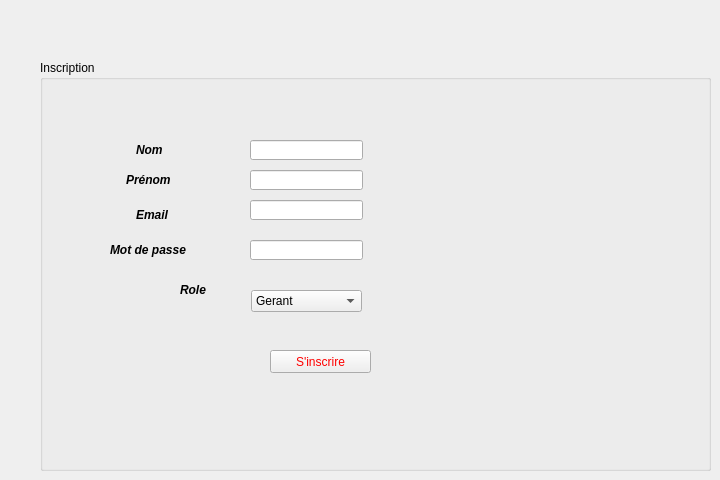
    <widget class="QWidget" name="page_2">
     <widget class="QGroupBox" name="groupBox_2">
      <property name="geometry">
       <rect>
        <x>40</x>
        <y>60</y>
        <width>671</width>
        <height>411</height>
       </rect>
      </property>
      <property name="styleSheet">
       <string notr="true"/>
      </property>
      <property name="title">
       <string>Inscription</string>
      </property>
      <widget class="QLabel" name="label_4">
       <property name="geometry">
        <rect>
         <x>96</x>
         <y>80</y>
         <width>101</width>
         <height>20</height>
        </rect>
       </property>
       <property name="styleSheet">
        <string notr="true"/>
       </property>
       <property name="text">
        <string>&lt;html&gt;&lt;head/&gt;&lt;body&gt;&lt;p&gt;&lt;span style=&quot; font-size:9pt; font-weight:600; font-style:italic;&quot;&gt;Nom&lt;/span&gt;&lt;/p&gt;&lt;/body&gt;&lt;/html&gt;</string>
       </property>
      </widget>
      <widget class="QLabel" name="label_5">
       <property name="geometry">
        <rect>
         <x>86</x>
         <y>110</y>
         <width>101</width>
         <height>20</height>
        </rect>
       </property>
       <property name="text">
        <string>&lt;html&gt;&lt;head/&gt;&lt;body&gt;&lt;p&gt;&lt;span style=&quot; font-size:9pt; font-weight:600; font-style:italic;&quot;&gt;Prénom&lt;/span&gt;&lt;/p&gt;&lt;/body&gt;&lt;/html&gt;</string>
       </property>
      </widget>
      <widget class="QLabel" name="label_6">
       <property name="geometry">
        <rect>
         <x>96</x>
         <y>140</y>
         <width>101</width>
         <height>31</height>
        </rect>
       </property>
       <property name="text">
        <string>&lt;html&gt;&lt;head/&gt;&lt;body&gt;&lt;p&gt;&lt;span style=&quot; font-size:9pt; font-weight:600; font-style:italic;&quot;&gt;Email&lt;/span&gt;&lt;/p&gt;&lt;/body&gt;&lt;/html&gt;</string>
       </property>
      </widget>
      <widget class="QLabel" name="label_7">
       <property name="geometry">
        <rect>
         <x>70</x>
         <y>180</y>
         <width>111</width>
         <height>20</height>
        </rect>
       </property>
       <property name="text">
        <string>&lt;html&gt;&lt;head/&gt;&lt;body&gt;&lt;p&gt;&lt;span style=&quot; font-size:9pt; font-weight:600; font-style:italic;&quot;&gt;Mot de passe&lt;/span&gt;&lt;/p&gt;&lt;/body&gt;&lt;/html&gt;</string>
       </property>
      </widget>
      <widget class="QLabel" name="label_18">
       <property name="geometry">
        <rect>
         <x>140</x>
         <y>220</y>
         <width>41</width>
         <height>21</height>
        </rect>
       </property>
       <property name="minimumSize">
        <size>
         <width>41</width>
         <height>0</height>
        </size>
       </property>
       <property name="maximumSize">
        <size>
         <width>41</width>
         <height>16777215</height>
        </size>
       </property>
       <property name="text">
        <string>&lt;html&gt;&lt;head/&gt;&lt;body&gt;&lt;p&gt;&lt;span style=&quot; font-size:9pt; font-weight:600; font-style:italic;&quot;&gt;Role&lt;/span&gt;&lt;/p&gt;&lt;/body&gt;&lt;/html&gt;</string>
       </property>
      </widget>
      <widget class="QLineEdit" name="inscription_nom">
       <property name="geometry">
        <rect>
         <x>210</x>
         <y>80</y>
         <width>113</width>
         <height>20</height>
        </rect>
       </property>
       <property name="text">
        <string/>
       </property>
      </widget>
      <widget class="QLineEdit" name="inscription_prenom">
       <property name="geometry">
        <rect>
         <x>210</x>
         <y>110</y>
         <width>113</width>
         <height>20</height>
        </rect>
       </property>
       <property name="text">
        <string/>
       </property>
      </widget>
      <widget class="QLineEdit" name="inscription_email">
       <property name="geometry">
        <rect>
         <x>210</x>
         <y>140</y>
         <width>113</width>
         <height>20</height>
        </rect>
       </property>
      </widget>
      <widget class="QLineEdit" name="inscription_mdp">
       <property name="geometry">
        <rect>
         <x>210</x>
         <y>180</y>
         <width>113</width>
         <height>20</height>
        </rect>
       </property>
      </widget>
      <widget class="QPushButton" name="inscription_inscrit">
       <property name="geometry">
        <rect>
         <x>230</x>
         <y>290</y>
         <width>101</width>
         <height>23</height>
        </rect>
       </property>
       <property name="styleSheet">
        <string notr="true">QPushButton { color: red }
QLineEdit { color: red }
QComboBox { color: red }</string>
       </property>
       <property name="text">
        <string>S'inscrire</string>
       </property>
      </widget>
      <widget class="QComboBox" name="comboBox">
       <property name="geometry">
        <rect>
         <x>211</x>
         <y>230</y>
         <width>111</width>
         <height>22</height>
        </rect>
       </property>
       <item>
        <property name="text">
         <string>Gerant</string>
        </property>
       </item>
       <item>
        <property name="text">
         <string>Chef</string>
        </property>
       </item>
       <item>
        <property name="text">
         <string>Serveur</string>
        </property>
       </item>
       <item>
        <property name="text">
         <string>Caissier</string>
        </property>
       </item>
       <item>
        <property name="text">
         <string>Gestionniare commande</string>
        </property>
       </item>
       <item>
        <property name="text">
         <string>Gestionnaire fournisseur</string>
        </property>
       </item>
      </widget>
     </widget>
    </widget>
